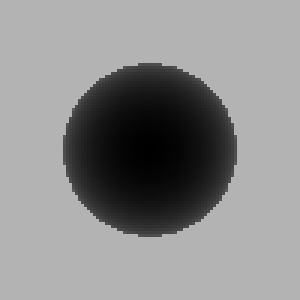
#> input picture assets/testimages/sphere-depth.png, 100 x 100 px (shown 3 times larger)
$ python depth_to_normal.py   (older library calls are emulated)
#> lines starting #> are read from the running program, lines starting #| are printed output that depends on the picture
__author__ = 'johannes'

import numpy as np
import pcl
from scipy import misc
from skimage.filters import sobel_h, sobel_v
import matplotlib.pyplot as plt

' Here I want to test different methods to calculate the normal map from a depth map '


def open_as_array(filename):
    """ Opens image as array """
#> called with filename = '../assets/testimages/sphere-depth.png'
    img = misc.imread(filename)
#> img is the input picture: shape (100, 100); min 0, max 179, mean 140
    array = img.astype(float)
#> call 2 of open_as_array, with filename = '../assets/testimages/sphere-normal.png'
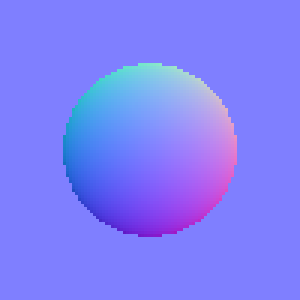
#> input picture assets/testimages/sphere-normal.png, 100 x 100 px (shown 3 times larger)
#> in open_as_array, img is the input picture: shape (100, 100, 3); mean R, G, B 127.1, 127.1, 250.5
    return array


def normals_from_depth_pcl(depth, ksearch=10):
    """ Calculate normals with pcl """
#> called with ksearch = 10

    # Camera parameters
    n, f = 1.0, 20.0
    l, r = -1.0, 1.0
    t, b = 1.0, -1.0

    height, width = depth.shape
#> height = 100; width = 100

    # Warp into 3D Space
    xndc, yndc = np.meshgrid(np.linspace(-1, 1, width), np.linspace(1, -1, height))
    zndc = 2 * (depth / 255.) - 1
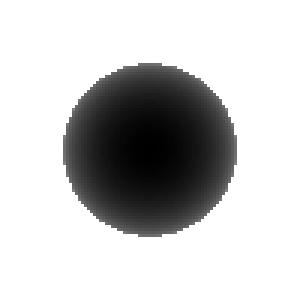
#> zndc: shape (100, 100) float64 (shown 3 times larger); min -1, max 0.404, mean 0.0982; drawn with min black and max white
    zeye = 2 * f * n / (zndc * (f - n) - (f + n))
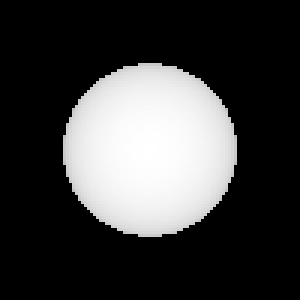
#> zeye: shape (100, 100) float64 (shown 3 times larger); min -3, max -1, mean -2.51; drawn with min black and max white
    xeye = -zeye * (xndc * (r - l) + (r + l)) / (2.0 * n)
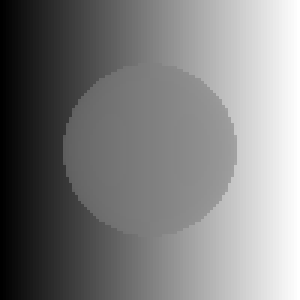
#> xeye: shape (100, 100) float64 (shown 3 times larger); min -3, max 3, mean 2.01e-16; drawn with min black and max white
    yeye = -zeye * (yndc * (t - b) + (t + b)) / (2.0 * n)
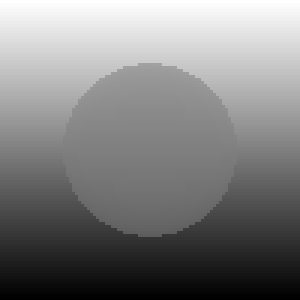
#> yeye: shape (100, 100) float64 (shown 3 times larger); min -3, max 3, mean -2.73e-16; drawn with min black and max white
    a = np.dstack((xeye, yeye, zeye))
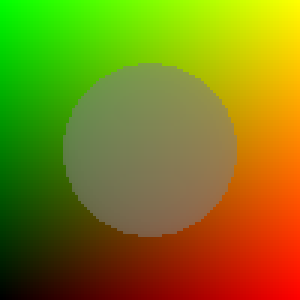
#> a: shape (100, 100, 3) float64 (shown 3 times larger); mean of channels 0, 1, 2 4.23e-17, 2.1e-17, -2.51; drawn with min black and max white
    a = np.reshape(a, (width * height, 3))
    a = a.astype(np.float32)

    # Calculate normals
#> (the run stopped early here; a loop or call above may not have finished)
